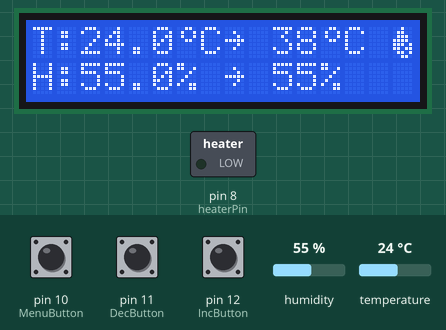
Bench run of a sketch on a simulated Arduino Uno, built with avr-gcc and run on an emulated ATmega328P. Parts: 16×2 character LCD, switched loads named in the sketch (green lamp = pin HIGH). Inputs (shaded band) come from the test bench; at power-on: temperature 24 °C, pin 10 (MenuButton) LOW, humidity 55 %, pin 11 (DecButton) LOW, pin 12 (IncButton) LOW. EEPROM starts erased.

Above: at 11.3 s.
11.4 s: temperature set to 41 °C
At 12.2 s:
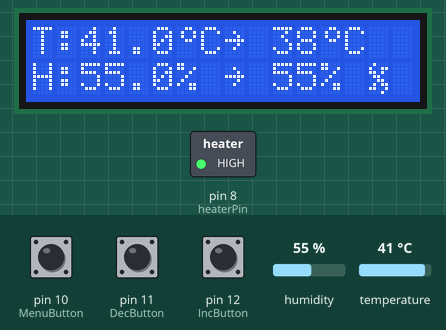
13.0 s: pin 10 (MenuButton) pulled HIGH for 3.2 s
At 15.3 s:
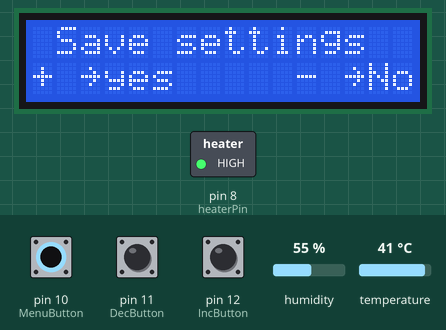
17.7 s: humidity set to 22 %
At 18.3 s:
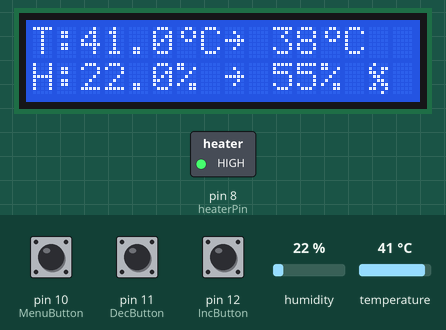
19.3 s: humidity set to 40 %
At 20.2 s:
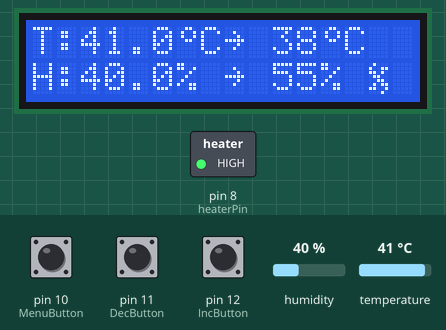
21.0 s: temperature set to 12 °C
At 22.1 s:
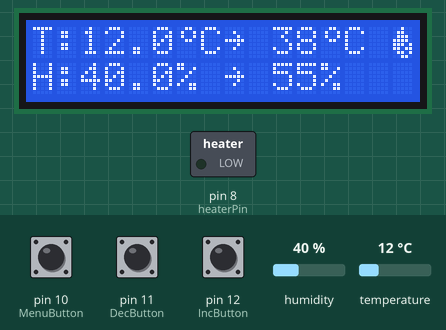
22.8 s: pin 10 (MenuButton) pulled HIGH for 0.5 s
At 24.1 s:
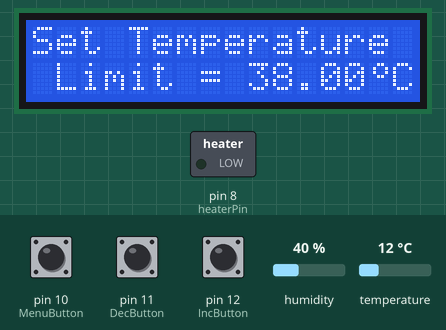
Timing chart, 0 to 25.8 s (numbered marks = the images above; inputs shaded):
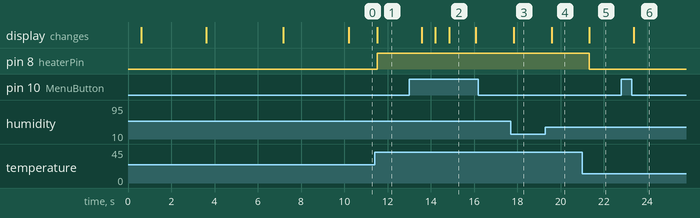

Measured:
- after the input at 11.4 s, pin 8 (heaterPin): LOW → HIGH after 0.13 s; the display: changes after 0.13 s (image 1)
- after the input at 13.0 s, the display: first changes after 0.58 s (image 2 shows a later state)
- after the input at 17.7 s, the display: changes after 0.13 s (image 3)
- after the input at 19.3 s, the display: changes after 0.28 s (image 4)
- after the input at 21.0 s, pin 8 (heaterPin): HIGH → LOW after 0.32 s; the display: changes after 0.33 s (image 5)
- after the input at 22.8 s, the display: changes after 0.58 s (image 6)
- what the display in image 2 shows lasts 1.3 s, from 14.8 s to 16.1 s

The sketch:

Basic_incubator_system.ino
```cpp
#include <Wire.h>
#include <LiquidCrystal_I2C.h>
#include <EEPROM.h>
#include <Adafruit_Sensor.h>
#include <DHT.h>
#include <DHT_U.h>

#define DHTPIN 2       // Digital pin connected to the DHT sensor
#define DHTTYPE DHT11  // DHT 11
// #define FanPin 7       // relay pin of fan
#define heaterPin 8    // relay pin of bulb
#define MenuButton 10  // menu button
#define DecButton 11   // decrement button
#define IncButton 12   // increment button

LiquidCrystal_I2C lcd(0x27, 16, 2);  // set the LCD address to 0x27 for a 16 chars and 2 line display
DHT_Unified dht(DHTPIN, DHTTYPE);

const int stateMemAddr = 0;
const int sTempMemAddr = 10;
const int sHumdMemAddr = 20;
uint8_t DegreeBitmap[] = { 0x6, 0x9, 0x9, 0x6, 0x0, 0, 0, 0 };
byte fanChar[] = { 0x08, 0x13, 0x1A, 0x0C, 0x06, 0x0B, 0x19, 0x02 };
byte heatChar[] = { 0x04, 0x0C, 0x0E, 0x1E, 0x1D, 0x1B, 0x0D, 0x06 };

float sTempValue;
float sHumdValue;
int sStateValue;

sensors_event_t event;
uint32_t delayMS;
sensor_t sensor;

unsigned long previousMillis = 0;
unsigned long currentMillis = 0;
int interval = 1000;


void setup() {
  // initialize serial communications at 9600 bps:
  // Serial.begin(9600);
  // Initialize temperature/humidity device.
  dht.begin();
  // initialize lcd module


  pinMode(MenuButton, INPUT);
  pinMode(DecButton, INPUT);
  pinMode(IncButton, INPUT);
  // pinMode(FanPin, OUTPUT);
  pinMode(heaterPin, OUTPUT);

  EEPROM.get(stateMemAddr, sStateValue);
  delay(500);
  // Serial.println(sStateValue);
  lcd.init();
  lcd.createChar(1, DegreeBitmap);
  lcd.createChar(2, fanChar);
  lcd.createChar(3, heatChar);
  lcd.backlight();
  lcd.clear();
  lcd.setCursor(0, 0);
  lcd.print("loading settings");
  delay(3000);
  lcd.setCursor(0, 1);
  lcd.print("Retriving values");
  delay(3000);

  if (sStateValue == HIGH) {
    EEPROM.get(sTempMemAddr, sTempValue);
    delay(100);
    EEPROM.get(sHumdMemAddr, sHumdValue);
    delay(100);
    lcd.clear();
    lcd.setCursor(0, 0);
    lcd.print("------Done------");
    delay(2000);


  } else {
    float initialTempValue = 38.00;
    float initialHumdValue = 55.00;
    int setStateValue = 1;
    EEPROM.put(sTempMemAddr, initialTempValue);
    delay(100);
    EEPROM.put(sHumdMemAddr, initialHumdValue);
    delay(100);
    EEPROM.put(stateMemAddr, setStateValue);
    delay(100);
    EEPROM.get(sTempMemAddr, sTempValue);
    delay(100);
    EEPROM.get(sHumdMemAddr, sHumdValue);
    delay(100);
    lcd.clear();
    lcd.setCursor(0, 0);
    lcd.print("?--Unsucessful--");
    lcd.setCursor(0, 1);
    lcd.print(" Using defaults ");
    delay(3000);
  }
  lcd.clear();
}

void loop() {
  float temperature = readTemp();
  float humidity = readHumd();
  lcd.clear();
  lcd.setCursor(0, 0);
  lcd.print("T:");
  lcd.print(temperature, 1);
  lcd.print("\001C");
  lcd.setCursor(8, 0);
  lcd.print("~ ");
  lcd.print((int)sTempValue);
  lcd.print("\001C");

  if (temperature <= (sTempValue - 0.5f)) {
    lcd.print(" \003");
    digitalWrite(heaterPin, LOW);
  }

  lcd.setCursor(0, 1);
  lcd.print("H:");
  lcd.print(humidity, 1);
  lcd.print("%");
  lcd.setCursor(8, 1);
  lcd.print("~ ");
  lcd.print((int)sHumdValue);
  lcd.print("%");
  if (temperature >= (sTempValue + 0.5f)) {
    lcd.print(" \002");
    digitalWrite(heaterPin, HIGH);
  }

  delay(300);

  if (buttonPressed(MenuButton)) {
    delay(300);
    int itMenu = 0;
    int setTemp = sTempValue;
    int setHumd = sHumdValue;
    do {
      if (itMenu == 0) {
        lcd.clear();
        lcd.setCursor(0, 0);
        lcd.print("Set Temperature ");
        lcd.setCursor(0, 1);
        lcd.print(" Limit = ");
        lcd.print(sTempValue);
        lcd.print("\001C");  // degree symbol

        // increment function 0
        if (buttonPressed(IncButton) && itMenu == 0 && sTempValue < 50) {
          do {
            Serial.println("increasing temp");
            sTempValue++;
            lcd.clear();
            lcd.setCursor(0, 0);
            lcd.print("Set Temperature ");
            lcd.setCursor(0, 1);
            lcd.print(" Limit = ");
            lcd.print(sTempValue);
            lcd.print("\001C");
            delay(100);
          } while (buttonPressed(IncButton) && itMenu == 0 && sTempValue < 50);
        }
        // decrement function 0
        if (buttonPressed(DecButton) && itMenu == 0 && sTempValue > 0) {
          do {
            Serial.println("decreasing temp");
            sTempValue--;
            lcd.clear();
            lcd.setCursor(0, 0);
            lcd.print("Set Temperature ");
            lcd.setCursor(0, 1);
            lcd.print(" Limit = ");
            lcd.print(sTempValue);
            lcd.print("\001C");
            delay(100);
          } while (buttonPressed(DecButton) && itMenu == 0 && sTempValue > 0);
        }
      }

      if (itMenu == 1) {
        lcd.clear();
        lcd.setCursor(0, 0);
        lcd.print(" Set Humidity ");
        lcd.setCursor(0, 1);
        lcd.print(" Limit = ");
        lcd.print(sHumdValue);
        lcd.print("%");

        // increment function 1
        if (buttonPressed(IncButton) && itMenu == 1 && sHumdValue < 100) {
          do {
            Serial.println("increasing humidity");
            sHumdValue++;
            lcd.clear();
            lcd.setCursor(0, 0);
            lcd.print(" Set Humidity ");
            lcd.setCursor(0, 1);
            lcd.print(" Limit = ");
            lcd.print(sHumdValue);
            lcd.print("%");
            delay(100);
          } while (buttonPressed(IncButton) && itMenu == 1 && sHumdValue < 100);
        }
        // decrement function 1
        if (buttonPressed(DecButton) && itMenu == 1 && sHumdValue > 0) {
          do {
            Serial.println("decreasing humidity");
            sHumdValue--;
            lcd.clear();
            lcd.setCursor(0, 0);
            lcd.print(" Set Humidity ");
            lcd.setCursor(0, 1);
            lcd.print(" Limit = ");
            lcd.print(sHumdValue);
            lcd.print("%");
            delay(100);
          } while (buttonPressed(DecButton) && itMenu == 1 && sHumdValue > 0);
        }
      }
      if (itMenu == 2) {

        do {
          lcd.clear();
          lcd.setCursor(0, 0);
          lcd.print(" Save settings ");
          lcd.setCursor(0, 1);
          lcd.print("+ ~yes     - ~No");
          lcd.print(sHumdValue);
          lcd.print("%");
          if (buttonPressed(DecButton)) {
            sHumdValue = setHumd;
            sTempValue = setTemp;
            lcd.clear();
            lcd.setCursor(0, 0);
            lcd.print("----Discarded---");
            delay(3000);
            itMenu = 4;
            break;
          }

          if (buttonPressed(IncButton)) {
            EEPROM.put(sTempMemAddr, sTempValue);
            delay(100);
            EEPROM.put(sHumdMemAddr, sHumdValue);
            delay(100);
            lcd.clear();
            lcd.setCursor(0, 0);
            lcd.print("------Saved-----");
            delay(3000);
            itMenu = 4;
            break;
          }
        } while (itMenu == 2 && (buttonPressed(DecButton) || buttonPressed(IncButton)));
      }

      if (buttonPressed(MenuButton)) {
        delay(300);
        itMenu++;
      }
    } while (itMenu < 4);
  }
}

float readTemp() {
  // Get Temperature event and print its value.
  dht.temperature().getEvent(&event);
  if (isnan(event.temperature)) {
    lcd.clear();
    lcd.setCursor(0, 0);
    lcd.print("T:");
    lcd.print("Err");
    lcd.print("\001C");
    lcd.setCursor(8, 0);
    lcd.print("~ ");
    lcd.print((int)sTempValue);
    lcd.print("\001C");
  } else {
    // Serial.print(F("Temperature: "));
    // Serial.print(event.temperature);
    // Serial.println(F("°C"));
    return event.temperature;
  }
}

float readHumd() {
  // Get humidity event and print its value.
  dht.humidity().getEvent(&event);
  if (isnan(event.relative_humidity)) {
    // Serial.println(F("Error reading humidity!"));

    lcd.setCursor(0, 1);
    lcd.print("H:");
    lcd.print("Err");
    lcd.print("%");
    lcd.setCursor(8, 1);
    lcd.print("~ ");
    lcd.print((int)sHumdValue);
    lcd.print("%");
  } else {
    // Serial.print(F("Humidity: "));
    // Serial.print(event.relative_humidity);
    // Serial.println(F("%"));
    return event.relative_humidity;
  }
}
boolean buttonPressed(int button) {
  delay(100);
  if (digitalRead(button) == HIGH) {
    return true;
  } else {
    return false;
  }
}
```
